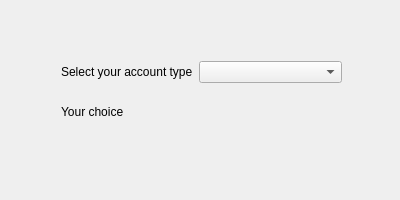
<?xml version="1.0" encoding="UTF-8"?>
<ui version="4.0">
 <class>Dialog</class>
 <widget class="QDialog" name="Dialog">
  <property name="geometry">
   <rect>
    <x>0</x>
    <y>0</y>
    <width>400</width>
    <height>200</height>
   </rect>
  </property>
  <property name="windowTitle">
   <string>Dialog</string>
  </property>
  <widget class="QLabel" name="labelSelected">
   <property name="geometry">
    <rect>
     <x>130</x>
     <y>107</y>
     <width>211</width>
     <height>16</height>
    </rect>
   </property>
   <property name="text">
    <string/>
   </property>
  </widget>
  <widget class="QLabel" name="label">
   <property name="geometry">
    <rect>
     <x>61</x>
     <y>104</y>
     <width>62</width>
     <height>16</height>
    </rect>
   </property>
   <property name="text">
    <string>Your choice: </string>
   </property>
  </widget>
  <widget class="QWidget" name="formLayoutWidget">
   <property name="geometry">
    <rect>
     <x>61</x>
     <y>61</y>
     <width>281</width>
     <height>22</height>
    </rect>
   </property>
   <layout class="QFormLayout" name="formLayout">
    <item row="0" column="0">
     <widget class="QLabel" name="label1">
      <property name="text">
       <string>Select your account type</string>
      </property>
     </widget>
    </item>
    <item row="0" column="1">
     <widget class="QComboBox" name="comboBoxType">
      <item>
       <property name="text">
        <string/>
       </property>
      </item>
      <item>
       <property name="text">
        <string>A Account</string>
       </property>
      </item>
      <item>
       <property name="text">
        <string>B Account</string>
       </property>
      </item>
      <item>
       <property name="text">
        <string>C Account</string>
       </property>
      </item>
      <item>
       <property name="text">
        <string>D Account</string>
       </property>
      </item>
     </widget>
    </item>
   </layout>
  </widget>
 </widget>
 <resources/>
 <connections/>
</ui>
